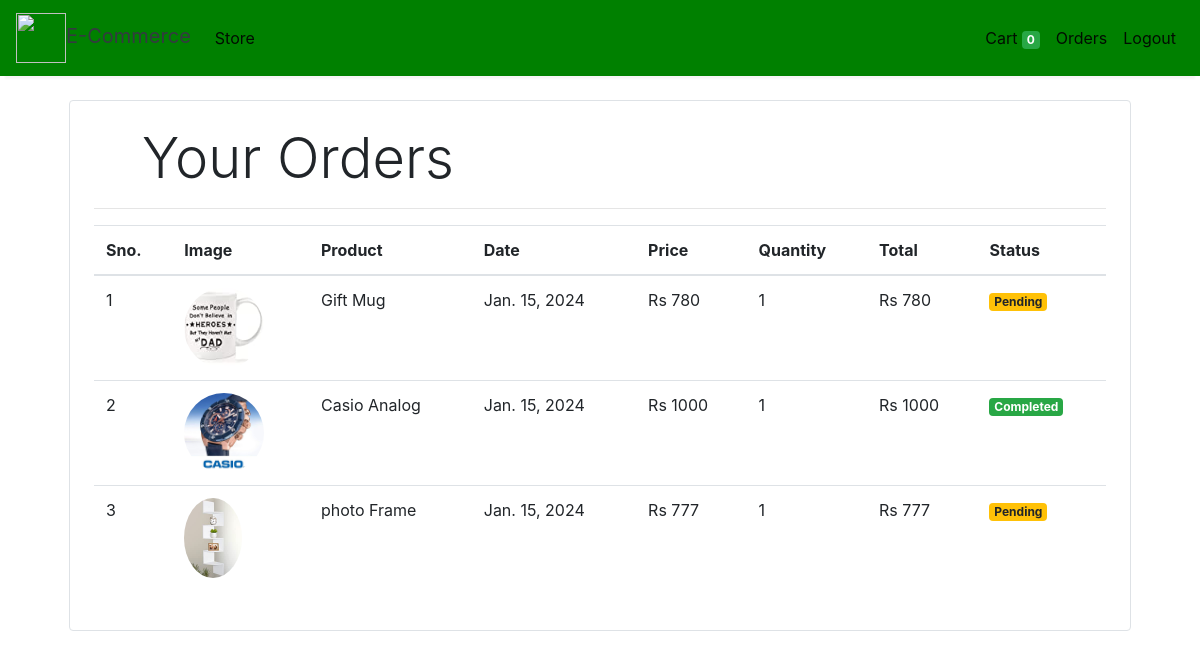
Page /orders (signed in) on the committed database.
### store/models/orders.py (models this page shows, shortened)
class Order(models.Model):
    product = models.ForeignKey(Products,
                                on_delete=models.CASCADE)
    customer = models.ForeignKey(Customer,
                                 on_delete=models.CASCADE)
    quantity = models.IntegerField(default=1)
    price = models.IntegerField()
    address = models.CharField (max_length=50, default='', blank=True)
    phone = models.CharField (max_length=50, default='', blank=True)
    date = models.DateField (default=datetime.datetime.today)
    status = models.BooleanField (default=False)
    @staticmethod
    def get_orders_by_customer(customer_id):
        return Order.objects.filter(customer=customer_id).order_by('-date')

### store/models/product.py (models this page shows, shortened)
class Products(models.Model):
    name = models.CharField(max_length=60)
    price= models.IntegerField(default=0)
    category= models.ForeignKey(Category,on_delete=models.CASCADE,default=1 )
    description= models.CharField(max_length=250, default='', blank=True, null= True)
    image= models.ImageField(upload_to='uploads/products/')

### store/middlewares/auth.py (the view)
    def middleware(request):
        print(request.session.get('customer'))
        returnUrl = request.META['PATH_INFO']
        print(request.META['PATH_INFO'])
        if not request.session.get('customer'):
           return redirect(f'login?return_url={returnUrl}')
        response = get_response(request)
        return response

### store/templatetags/custom_filter.py (called while the page is built)
@register.filter(name='currency')
def currency(number):
    return "Rs "+str(number)

@register.filter(name='multiply')
def multiply(number , number1):
    return number * number1

### store/views/orders.py (called while the page is built)
    def get(self , request ):
        customer = request.session.get('customer')
        orders = Order.get_orders_by_customer(customer)
        print(orders)
        return render(request , 'orders.html'  , {'orders' : orders})

### store/templates/orders.html
{% extends 'base.html' %}
{% block content %}
{% load cart %}
{% load custom_filter %}
<div class="container">
   <div class="border rounded p-4 m-4">
        <p class="display-4 pl-4 ml-4">Your Orders</p>
        <hr>
        <table class="table">
            <thead>
                <tr>
                    <th>Sno.</th>
                    <th>Image</th>
                    <th>Product</th>
                    <th>Date</th>
                    <th>Price</th>
                    <th>Quantity</th>
                    <th>Total</th>
                    <th>Status</th>
                </tr>
            </thead>
            <tbody>
                {% for order in orders %}
                <tr>
                    <td>{{forloop.counter}}</td>
                    <td><img style="height: 80px;" class="rounded-circle" src="{{order.product.image.url}}" alt=""></td>
                    <td>{{order.product.name}}</td>
                    <td>{{order.date}}</td>
                    <td>{{order.price|currency}}</td>
                    <td>{{order.quantity}}</td>
                    <td>{{order.quantity|multiply:order.price|currency}}</td>
                    {% if order.status %}
                    <td><small class="badge badge-success">Completed</small></td>
                    {%else%}
                    <td><small class="badge badge-warning">Pending</small></td>
                    {% endif %}
                </tr>
                {% endfor %}
            </tbody>
        </table>
   </div>
</div>
{% endblock %}

### store/templates/base.html (shortened to what this page needs)
<!doctype html>
<html lang="en">
<head>
  <link rel="stylesheet" href="https://maxcdn.bootstrapcdn.com/bootstrap/4.0.0/css/bootstrap.min.css"
>
</head>
<body>
<nav class="one-edge-shadow
  navbar navbar-light
  sticky-top navbar
  navbar-expand-lg
  text-white">
    <a class="navbar-brand ms-3 text-dark " href="/">
    <link rel="stylesheet" href="https://use.fontawesome.com/releases/v5.7.0/css/all.css">
    <img src="https://www.freepnglogos.com/uploads/shopping-cart-png/shopping-cart-svg-png-icon-download-28.png" style="width:50px;height:50px;color:text-light;">E-Commerce</a>
    <div class="collapse navbar-collapse" id="navbarSupportedContent">
      <ul class="navbar-nav mr-auto">
        <li class="nav-item active">
          <a class="nav-link" href="/store">Store <span class="sr-only">(current)</span></a>
        </li>
          </ul>
      <ul class=" navbar-nav my-2 my-lg-0">
        <li class="nav-item active">
          <a class="nav-link" href="/cart">Cart
            <span class="badge badge-success">{{request.session.cart.keys|length}}</span>
            <span class="sr-only">(current)</span></a>
        </li>
        {% if request.session.customer %}
        <li class="nav-item active ">
          <a class="nav-link" href="/orders">Orders<span class="sr-only">(current)</span></a>
        </li>
        <li class="nav-item active ">
          <a class="nav-link" href="/logout">Logout<span class="sr-only">(current)</span></a>
        </li>
        {% endif %}
      </ul>
    </div>
  </nav>
  {% block content %}{% endblock %}
</body>
</html>

### store/templates/base.html (style rules this page uses)
nav { background-color: green; }
.one-edge-shadow { box-shadow: 0 8px 2px -5px rgb(246, 245, 245); }

### rows in the picture
Order: product.image (picture), product.name "Gift Mug", date "Jan. 15, 2024", price "Rs 780", quantity "1", quantity|multiply "Rs 780", status "Pending"
Order: product.image (picture), product.name "Casio Analog", date "Jan. 15, 2024", price "Rs 1000", quantity "1", quantity|multiply "Rs 1000", status "Completed"
Order: product.image (picture), product.name "photo Frame", date "Jan. 15, 2024", price "Rs 777", quantity "1", quantity|multiply "Rs 777", status "Pending"

### other values in the picture
{{ request.session.cart.keys|length }} "0"
